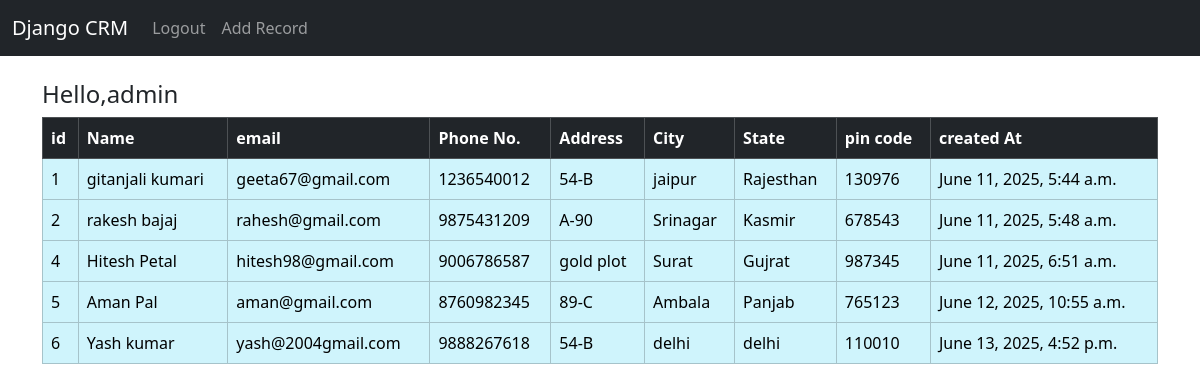
The app's page / (signed in) with its own data.
### website/models.py (models this page shows, shortened)
class Record(models.Model):
    created_at = models.DateTimeField(auto_now_add=True)
    first_name = models.CharField(max_length=50)
    last_name =  models.CharField(max_length=50)
    email = models.CharField(max_length=100)
    phone = models.CharField(max_length=10)
    address = models.CharField(max_length=100)
    city = models.CharField(max_length=25)
    state = models.CharField(max_length=30)
    pincode = models.CharField(max_length=6)

### website/views.py (the view)
# urls.py: 2. Add a URL to urlpatterns:  path('', views.home, name='home')
def home(request):
    records = Record.objects.all()
    if request.method=="POST":
        username = request.POST['username']
        password = request.POST['password']
        user = authenticate(request,username=username,password=password)
        if user is not None:
            login(request,user)
            messages.success(request,"Loged in successfully !!")
            return redirect('home')
        else:
            messages.error(request,"Username or password may be incorrect...Try Again")
            return redirect('home')
    else:
        return render(request,'website/home.html',{'records':records})

### website/templates/website/home.html (shortened to what this page needs)
{% extends "website/base.html" %}
{% block content %}
{% if   user.is_authenticated %}
<h4>Hello,{{user.username}} </h4>
<table class="table  table-hover table-info table-bordered">
  <thead class="table-dark">
    <tr>
      <th scope="col">id</th>
      <th scope="col">Name</th>
      <th scope="col">email</th>
      <th scope="col">Phone No.</th>
      <th scope="col">Address</th>
      <th scope="col">City</th>
      <th scope="col">State</th>
      <th scope="col">pin code</th>
      <th scope="col">created At</th>
    </tr>
  </thead>
  <tbody>
      {% if records %}
      {% for record in records %}
      <tr onclick="window.location.href='{% url 'record' record.id %}'" style="cursor:pointer;">
      <td> {{record.id}}</td>
      <td>{{record.first_name}} {{record.last_name}}</td>
      <td>{{record.email}}</td>
      <td>{{record.phone}}</td>
      <td>{{record.address}}</td>
      <td>{{record.city}}</td>
      <td>{{record.state}}</td>
      <td>{{record.pincode}}</td>
      <td>{{record.created_at}}</td>
      </tr>
      {% endfor %}
      {% else %}
        <tr><td colspan="9">No records found.</td></tr>
      {% endif %}
  </tbody>
</table>
{% endif %}
{% endblock %}

### records on screen
Record: id "1", first_name "gitanjali", last_name "kumari", email "geeta67@gmail.com", phone "1236540012", address "54-B", city "jaipur", state "Rajesthan", pincode "130976", created_at "June 11, 2025, 5:44 a.m."
Record: id "2", first_name "rakesh", last_name "bajaj", email "rahesh@gmail.com", phone "9875431209", address "A-90", city "Srinagar", state "Kasmir", pincode "678543", created_at "June 11, 2025, 5:48 a.m."
Record: id "4", first_name "Hitesh", last_name "Petal", email "hitesh98@gmail.com", phone "9006786587", address "gold plot", city "Surat", state "Gujrat", pincode "987345", created_at "June 11, 2025, 6:51 a.m."
Record: id "5", first_name "Aman", last_name "Pal", email "aman@gmail.com", phone "8760982345", address "89-C", city "Ambala", state "Panjab", pincode "765123", created_at "June 12, 2025, 10:55 a.m."
Record: id "6", first_name "Yash", last_name "kumar", email "yash@2004gmail.com", phone "9888267618", address "54-B", city "delhi", state "delhi", pincode "110010", created_at "June 13, 2025, 4:52 p.m."

### other values on screen
{{ user.username }} "admin"
